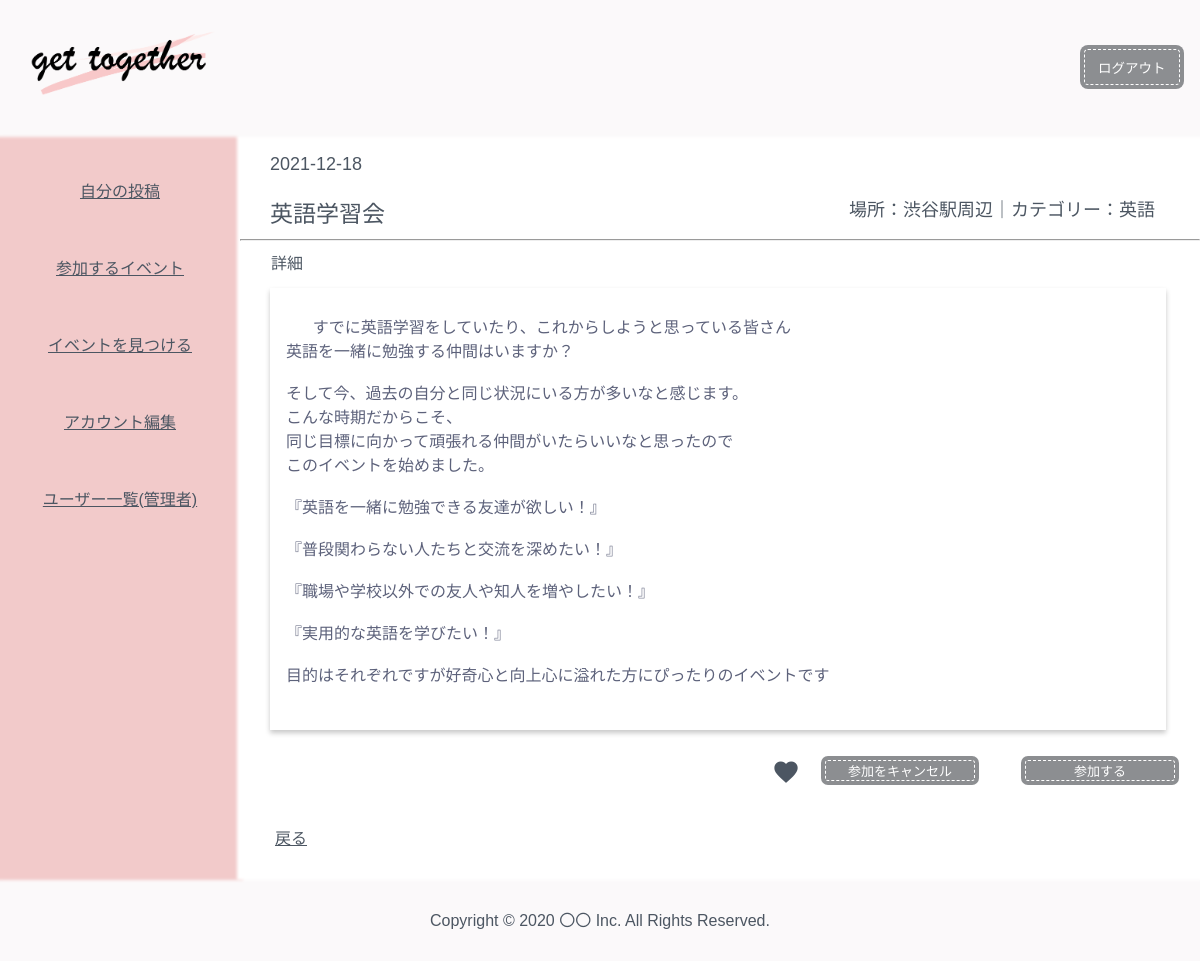
The page /Views/my_detail.php?id=1 (signed in) on the database its author committed.
### tables this page shows
CREATE TABLE `events` (
  `id` int(11) NOT NULL,
  `title` varchar(300) NOT NULL,
  `content` varchar(20000) DEFAULT NULL,
  `place` varchar(100) DEFAULT NULL,
  `date` date DEFAULT NULL,
  `category` varchar(1000) DEFAULT NULL,
  `user_id` int(11) NOT NULL,
  `del_flag` int(11) NOT NULL DEFAULT '0'
);

### Controllers/Controller1.php (called while the page is built, shortened)
<?php
require_once('../Models/MyPage.php');
class PlayerController {
	private $request;
	  public function __construct() {
			$this->request['get'] = $_GET;
		$this->MyPage = new MyPage();
	  }
	public function detail() {
	$detail = $this->MyPage->getdetail($this->request['get']);
	return $detail;
	}
}
?>

### Models/Db.php (called while the page is built, shortened)
<?php
class Db {
	public function __construct($dbh = null) {
		if(!$dbh) {
			try {
				$this->dbh = new PDO(
					'mysql:dbname='.DB_NAME.
					';host='.DB_HOST, DB_USER, DB_PASSWD
				);
			} catch (PDOException $e) {
				echo "接続失敗:" . $e->getMessage() . "\n";
				exit();
			}
		} else{
			$this->dbh = $dbh;
		}
	}
}

### Models/MyPage.php (called while the page is built, shortened)
<?php
require_once('../Models/Db.php');
class MyPage extends Db  {
    public function getdetail(){
           $sql = "SELECT * FROM events Where id = ".$_GET['id'];
           $sth = $this->dbh->prepare($sql);
           $sth->execute();
           $result = $sth->fetchAll(PDO::FETCH_ASSOC);
           return $result;
    }
}

### Views/my_detail.php (the view, shortened to what this page needs)
<?php
require_once '../Controllers/Controller1.php';
$a = new PlayerController();
$c = $a->detail();
?>
<!DOCTYPE html>
<html lang="ja">
<head>
  <link rel="stylesheet" type="text/css" href="css/my_detail.css">
  <link rel="stylesheet" href="iine_app/iine.css">
</head>
<body>
<?php include("header.php"); ?>
<article>
  <?php
  include("side.php");
  ?>
  <div class="content2">
      <p class="my_index_title"><?php echo $c[0]['date']; ?></p>
      <div class="container">
      <p class="my_index_title2"><?php echo $c[0]['title']; ?></p>
      <p class="my_index_title">場所：<?php echo $c[0]['place']; ?>｜カテゴリー：<?php echo $c[0]['category']; ?></p>
      </div>
      <hr>
      <p class="shousai">詳細</p>
      <div class="content_detail">
      <?php echo $c[0]['content']; ?>
      </div>
      <form method="post" action="sanka.php">
        <input class="btn-stitch3" type="submit" name="id" value="参加する">
      </form>
      <form method="post" action="sanka-del.php">
        <input class="btn-stitch3" type="submit" name="id" value="参加をキャンセル">
      </form>
<div id="iine_wrap">
<button type="submit" id="iine">
<div class="iine_wrap">
<i class="material-icons heart">favorite</i>
</div>
</button>
</div>
          <div class="back">
          <a href="#" onclick="history.back()">戻る</a>
          </div>
  </div>
</article>
<div>
<?php
include("footer.php");
?>
</div>
</body>
</html>

### Views/css/my_detail.css (style rules this page uses)
* { -webkit-appearance: none; }
* { color: #4c5662; margin: 0px; padding: 0px; }
body { font-family: arial; }
.content2 { color: #4c5662; padding-top: 10px; background-color:white; width:80%; box-shadow: 0 0 3px 3px #ffffff; }
.my_index_title { font-size: 18px; margin: 10px 45px 10px 30px; }
.my_index_title2 { font-size: 23px; margin: 10px 30px 10px 30px; }
.container { display: flex; justify-content: space-between; }
.content_detail { width: 90%; padding: 0.5em 1em; margin: 14px 30px 5px 30px; color: #5d627b; background: white; box-shadow: 0 3px 5px rgba(0, 0, 0, 0.22); word-wrap: break-word; white-space: pre-wrap; }
.shousai { margin: 9px 0px 7px 31px; }
.btn-stitch3 { float: right; display: inline-block; padding: 3px auto 3px auto; text-decoration: none; background: #8c8e91; color: #FFF; border-radius: 3px; box-shadow: 0px 0px 0px 4px #8c8e91; border: dashed 1px #FFF; margin: 25px; font-size: 13px; text-align: center; width: 150px; cursor: pointer; }
.back { margin: 90px auto 28px 35px; float: left; }

### Views/iine_app/iine.css (style rules this page uses)
div#iine_wrap { position: relative; float: right; }
button#iine { margin-top: 23px; float: right; border: none; background: transparent; }
button#iine .iine_wrap { display: inline-flex; justify-content: center; align-items: center; position: relative; cursor: pointer; color: #e4e4e4; }
button#iine .iine_wrap .heart { font-size: 28px; transition: .3s; }

### Views/css/header.css (style rules this page uses)
* { -webkit-appearance: none; }
* { margin: 0px; padding: 0px; }
body { font-family: arial; }

### Views/css/mypage.css (style rules this page uses)
* { -webkit-appearance: none; }
* { margin: 0px; padding: 0px; }
body { font-family: arial; }
article { display:flex; }

### Views/css/footer.css (style rules this page uses)
* { margin: 0px; padding: 0px; }
body { font-family: arial; }

### rows shown on the page
events: date "2021-12-18", title "英語学習会", place "渋谷駅周辺", category "英語", content "すでに英語学習をしていたり、これからしようと思っている皆さん 英語を一緒に勉強する仲間はいますか？ そして今、過去の自分と同じ状況にいる方が多いなと感じます。 こんな時期だからこそ、 同じ目標に向かって頑張れる仲間がいたらいいなと思ったので このイベントを始めました。 『英語を一緒に勉強できる友達が欲しい！』 『普段関わらない人たちと交流を深めたい！』 『職場や学校以外での友人や知人を増やしたい！』 『実用的な英語を学びたい！』 目的はそれぞれですが好奇心と向上心に溢れた方にぴったりのイベントです"
